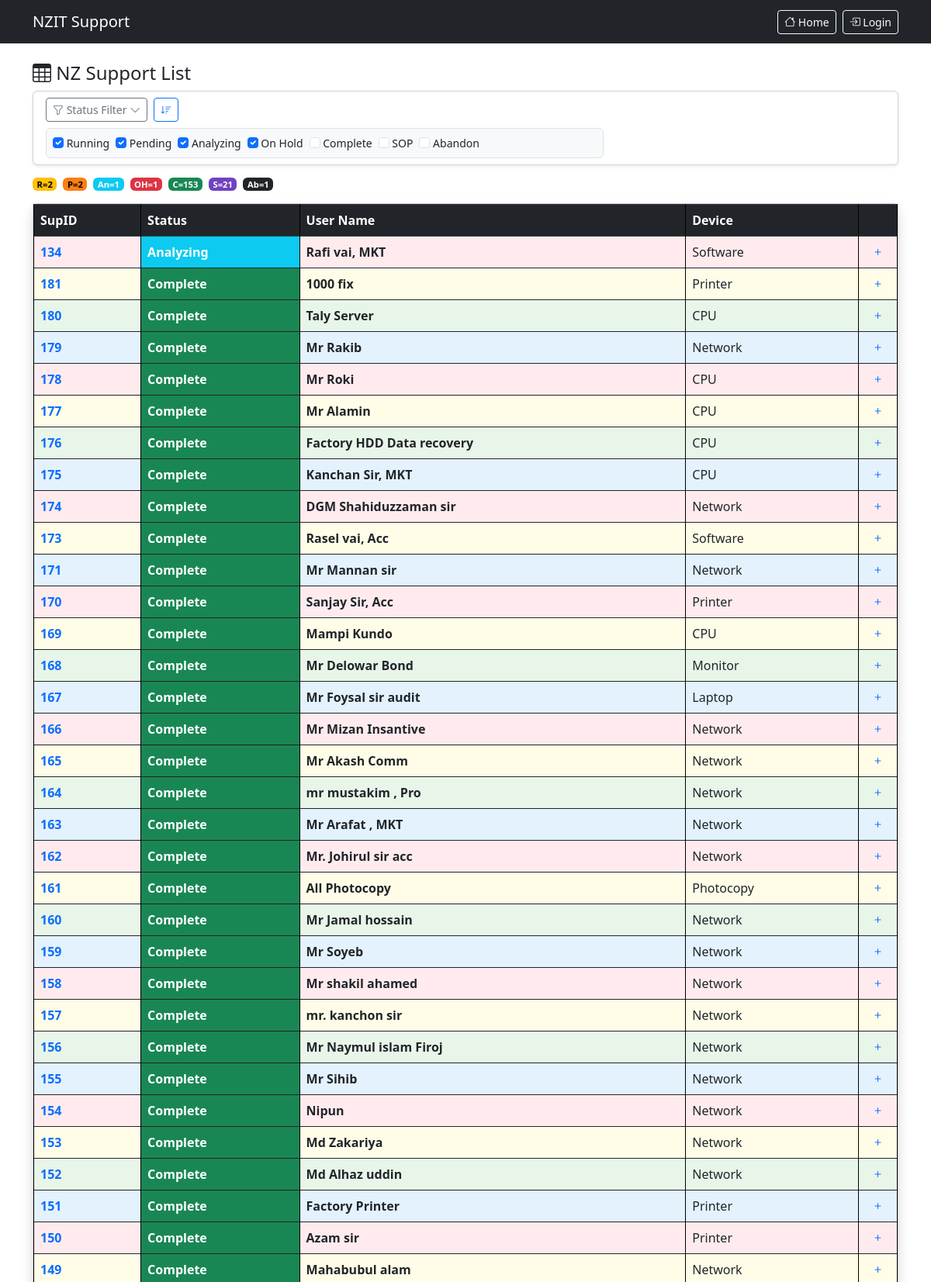
Screenshot of /nzsupportlist.php?page=2 (upper part) with the database file from the repository.
### tables this page shows
CREATE TABLE `nzsupportlist` (
  `id` int(11) NOT NULL AUTO_INCREMENT,
  `sup_id` varchar(50) NOT NULL,
  `status` varchar(50) DEFAULT 'Pending',
  `user_name` varchar(100) NOT NULL,
  `device` varchar(200) DEFAULT NULL,
  `support_person` varchar(100) DEFAULT NULL,
  `start_date` date DEFAULT NULL,
  `description` text DEFAULT NULL,
  `remarks` text DEFAULT NULL,
  `deadline` date DEFAULT NULL,
  `remaining_days` int(11) DEFAULT 0,
  `end_date` date DEFAULT NULL,
  `created_at` timestamp NOT NULL DEFAULT current_timestamp(),
  PRIMARY KEY (`id`)
);

### config.php (called while the page is built, shortened)
<?php
function isLoggedIn() {
    return isset($_SESSION['user_id']);
}

### nzsupportlist.php (the view, shortened to what this page needs)
<?php
require_once 'config.php';
$statuses = $conn->query("SELECT * FROM statuses ORDER BY sort_order");
$status_order = []; $colors = []; $text_colors = [];
if ($statuses && $statuses->num_rows > 0) {
    $statuses->data_seek(0);
    while ($s = $statuses->fetch_assoc()) {
        $status_order[$s['name']] = $s['abbreviation'] ?: substr($s['name'], 0, 2);
        $colors[$s['name']] = $s['color'];
        $text_colors[$s['name']] = $s['text_color'];
    }
}
$page = max(1, intval($_GET['page'] ?? 1));
$limit = 100;
$offset = ($page - 1) * $limit;
$raw_status = $_GET['status'] ?? [];
$selected_statuses = is_array($raw_status) ? $raw_status : [];
$where = [];
$where_clause = $where ? 'WHERE ' . implode(' AND ', $where) : '';
$data_sql = "SELECT * FROM nzsupportlist $where_clause ORDER BY id DESC LIMIT $limit OFFSET $offset";
$stmt = $conn->prepare($data_sql);
$stmt->execute();
$result = $stmt->get_result();
$status_counts = [];
$cnt_res = $conn->query("SELECT status, COUNT(*) AS cnt FROM nzsupportlist GROUP BY status");
if ($cnt_res) {
    while ($c = $cnt_res->fetch_assoc()) {
        $status_counts[$c['status']] = $c['cnt'];
    }
}
?>
<!DOCTYPE html>
<html lang="en">
<head>
    <link href="https://cdn.jsdelivr.net/npm/bootstrap@5.3.0/dist/css/bootstrap.min.css" rel="stylesheet">
    <link href="https://cdn.jsdelivr.net/npm/bootstrap-icons@1.11.0/font/bootstrap-icons.css" rel="stylesheet">
</head>
<body>
    <nav class="navbar navbar-expand-lg navbar-dark bg-dark">
        <div class="container">
            <a class="navbar-brand" href="index.php">NZIT Support</a>
            <div class="d-flex align-items-center gap-2">
                <?php if (isLoggedIn()): ?>
                    <span class="text-light me-2">
                        <i class="bi bi-person-circle"></i> <?= htmlspecialchars($_SESSION['username']) ?>
                        <?php if (isAdmin()): ?>
                            <span class="badge bg-danger ms-1">ADMIN</span>
                        <?php endif; ?>
                    </span>
                    <a href="index.php" class="btn btn-outline-light btn-sm">
                        <i class="bi bi-house"></i> Home
                    </a>
                    <?php if (isAdmin()): ?>
                        <a href="admin.php" class="btn btn-outline-warning btn-sm">
                            <i class="bi bi-gear"></i> Admin Panel
                        </a>
                    <?php endif; ?>
                    <a href="logout.php" class="btn btn-outline-light btn-sm">Logout</a>
                <?php else: ?>
                    <a href="index.php" class="btn btn-outline-light btn-sm">
                        <i class="bi bi-house"></i> Home
                    </a>
                    <a href="login.php" class="btn btn-outline-light btn-sm">
                        <i class="bi bi-box-arrow-in-right"></i> Login
                    </a>
                <?php endif; ?>
            </div>
        </div>
    </nav>
    <div class="container py-4">
        <div class="d-flex flex-wrap justify-content-between align-items-center mb-2 gap-2">
            <h4 class="mb-0"><i class="bi bi-table"></i> NZ Support List</h4>
        </div>
        <form method="get" class="card shadow-sm mb-3">
            <div class="card-body py-2 px-3">
                <div class="row g-2 align-items-center">
                    <div class="col-md-8">
                        <div class="d-flex flex-wrap align-items-center gap-2">
                            <button class="btn btn-outline-secondary btn-sm" type="button" data-bs-toggle="collapse" data-bs-target="#statusFilterCollapse">
                                <i class="bi bi-funnel"></i> Status Filter <i class="bi bi-chevron-down"></i>
                            </button>
                            <button class="btn btn-outline-primary btn-sm" type="button" onclick="sortByPriority()" title="Sort by Priority"><i class="bi bi-sort-down"></i></button>
                        </div>
                        <div class="collapse show mt-2" id="statusFilterCollapse">
                            <div class="d-flex flex-wrap align-items-center gap-2 p-2 border rounded bg-light">
                                <?php foreach ($status_order as $st_name => $st_abbr):
                                    $checked = in_array($st_name, $selected_statuses) || (empty($selected_statuses) && in_array($st_name, ['Running','Pending','Analyzing','On Hold']));
                                ?>
                                    <label class="form-check-label small" style="cursor:pointer">
                                        <input type="checkbox" name="status[]" class="form-check-input status-filter" value="<?= $st_name ?>" <?= $checked ? 'checked' : '' ?> onchange="this.form.submit()">
                                        <?= $st_name ?>
                                    </label>
                                <?php endforeach; ?>
                            </div>
                        </div>
                    </div>
                </div>
            </div>
        </form>
        <div class="d-flex flex-wrap align-items-center gap-2 mb-3">
            <?php foreach ($status_order as $status => $abbr): ?>
                <?php $cnt = $status_counts[$status] ?? 0; ?>
                <span class="badge fw-bold" style="padding:0.2rem 0.35rem;background:<?= $colors[$status] ?>;color:<?= $text_colors[$status] ?>;font-size:0.7rem;">
                    <?= $abbr ?>=<?= $cnt ?>
                </span>
            <?php endforeach; ?>
        </div>
        <div class="card shadow">
            <div class="card-body p-0">
                <div class="table-responsive">
                    <table class="table table-bordered table-hover mb-0">
                        <thead class="table-dark">
                            <tr>
                                <th>SupID</th>
                                <th>Status</th>
                                <th>User Name</th>
                                <th>Device</th>
                                <th width="50"></th>
                            </tr>
                        </thead>
                        <tbody>
                            <?php if ($result && $result->num_rows > 0): ?>
                                <?php $shade_idx = 0; while ($row = $result->fetch_assoc()): ?>
                                    <tr class="main-row shade-<?= $shade_idx ?>" data-id="<?= $row['id'] ?>">
                                        <td style="cursor:pointer;" class="sup-id-cell">
                                            <strong class="text-primary"><?= htmlspecialchars($row['sup_id']) ?></strong>
                                        </td>
                                        <?php
                                        $st = trim($row['status']);
                                        $bg = $colors[$st] ?? '#6c757d';
                                        $tc = $text_colors[$st] ?? '#fff';
                                        ?>
                                        <td class="status-cell" style="cursor:pointer;background:<?= $bg ?>;color:<?= $tc ?>;">
                                            <span class="status-badge fw-bold"><?= htmlspecialchars($row['status']) ?></span>
                                        </td>
                                        <td><strong><?= htmlspecialchars($row['user_name']) ?></strong></td>
                                        <td><?= htmlspecialchars($row['device']) ?></td>
                                        <td class="text-center" style="cursor:pointer;">
                                            <i class="bi bi-plus toggle-icon text-primary"></i>
                                        </td>
                                    </tr>
                                <?php $shade_idx = ($shade_idx + 1) % 4; endwhile; ?>
                            <?php endif; ?>
                        </tbody>
                    </table>
                </div>
            </div>
        </div>
    </div>
</body>
</html>

### nzsupportlist.php (style rules this page uses)
.main-row td { vertical-align: middle; }
.table-bordered, .table-bordered td, .table-bordered th { border-color: #000 !important; }
.table-bordered { border: none !important; }
.main-row.shade-0 td:not(.status-cell) { background: #ffebee; }
.main-row.shade-1 td:not(.status-cell) { background: #fffde7; }
.main-row.shade-2 td:not(.status-cell) { background: #e8f5e9; }
.main-row.shade-3 td:not(.status-cell) { background: #e3f2fd; }
.main-row { transition: all 0.2s ease; }
.status-cell { font-weight: 600; }
.table-responsive { overflow-x: auto; -webkit-overflow-scrolling: touch; }

### rows the page displays
nzsupportlist: sup "181", status "Complete", user_name "1000 fix", device "Printer"
nzsupportlist: sup "180", status "Complete", user_name "Taly Server", device "CPU"
nzsupportlist: sup "179", status "Complete", user_name "Mr Rakib", device "Network"
nzsupportlist: sup "178", status "Complete", user_name "Mr Roki", device "CPU"
nzsupportlist: sup "177", status "Complete", user_name "Mr Alamin", device "CPU"
nzsupportlist: sup "176", status "Complete", user_name "Factory HDD Data recovery", device "CPU"
nzsupportlist: sup "175", status "Complete", user_name "Kanchan Sir, MKT", device "CPU"
nzsupportlist: sup "174", status "Complete", user_name "DGM Shahiduzzaman sir", device "Network"
nzsupportlist: sup "173", status "Complete", user_name "Rasel vai, Acc", device "Software"
nzsupportlist: sup "171", status "Complete", user_name "Mr Mannan sir", device "Network"
nzsupportlist: sup "170", status "Complete", user_name "Sanjay Sir, Acc", device "Printer"
nzsupportlist: sup "169", status "Complete", user_name "Mampi Kundo", device "CPU"
nzsupportlist: sup "168", status "Complete", user_name "Mr Delowar Bond", device "Monitor"
nzsupportlist: sup "167", status "Complete", user_name "Mr Foysal sir audit", device "Laptop"
nzsupportlist: sup "166", status "Complete", user_name "Mr Mizan Insantive", device "Network"
nzsupportlist: sup "165", status "Complete", user_name "Mr Akash Comm", device "Network"
nzsupportlist: sup "164", status "Complete", user_name "mr mustakim , Pro", device "Network"
nzsupportlist: sup "163", status "Complete", user_name "Mr Arafat , MKT", device "Network"
nzsupportlist: sup "162", status "Complete", user_name "Mr. Johirul sir acc", device "Network"
nzsupportlist: sup "161", status "Complete", user_name "All Photocopy", device "Photocopy"
nzsupportlist: sup "160", status "Complete", user_name "Mr Jamal hossain", device "Network"
nzsupportlist: sup "159", status "Complete", user_name "Mr Soyeb", device "Network"
nzsupportlist: sup "158", status "Complete", user_name "Mr shakil ahamed", device "Network"
nzsupportlist: sup "157", status "Complete", user_name "mr. kanchon sir", device "Network"
nzsupportlist: sup "156", status "Complete", user_name "Mr Naymul islam Firoj", device "Network"
nzsupportlist: sup "155", status "Complete", user_name "Mr Sihib", device "Network"
nzsupportlist: sup "154", status "Complete", user_name "Nipun", device "Network"
nzsupportlist: sup "153", status "Complete", user_name "Md Zakariya", device "Network"
nzsupportlist: sup "152", status "Complete", user_name "Md Alhaz uddin", device "Network"
nzsupportlist: sup "151", status "Complete", user_name "Factory Printer", device "Printer"
nzsupportlist: sup "150", status "Complete", user_name "Azam sir", device "Printer"
nzsupportlist: sup "149", status "Complete", user_name "Mahabubul alam", device "Network"
nzsupportlist: sup "134", status "Analyzing", user_name "Rafi vai, MKT", device "Software"

### other values shown
$st_name "Running"
$st_name "Pending"
$st_name "Analyzing"
$st_name "On Hold"
$st_name "Complete"
$st_name "SOP"
$st_name "Abandon"
$abbr "R"
$cnt "2"
$abbr "P"
$abbr "An"
$cnt "1"
$abbr "OH"
$abbr "C"
$cnt "153"
